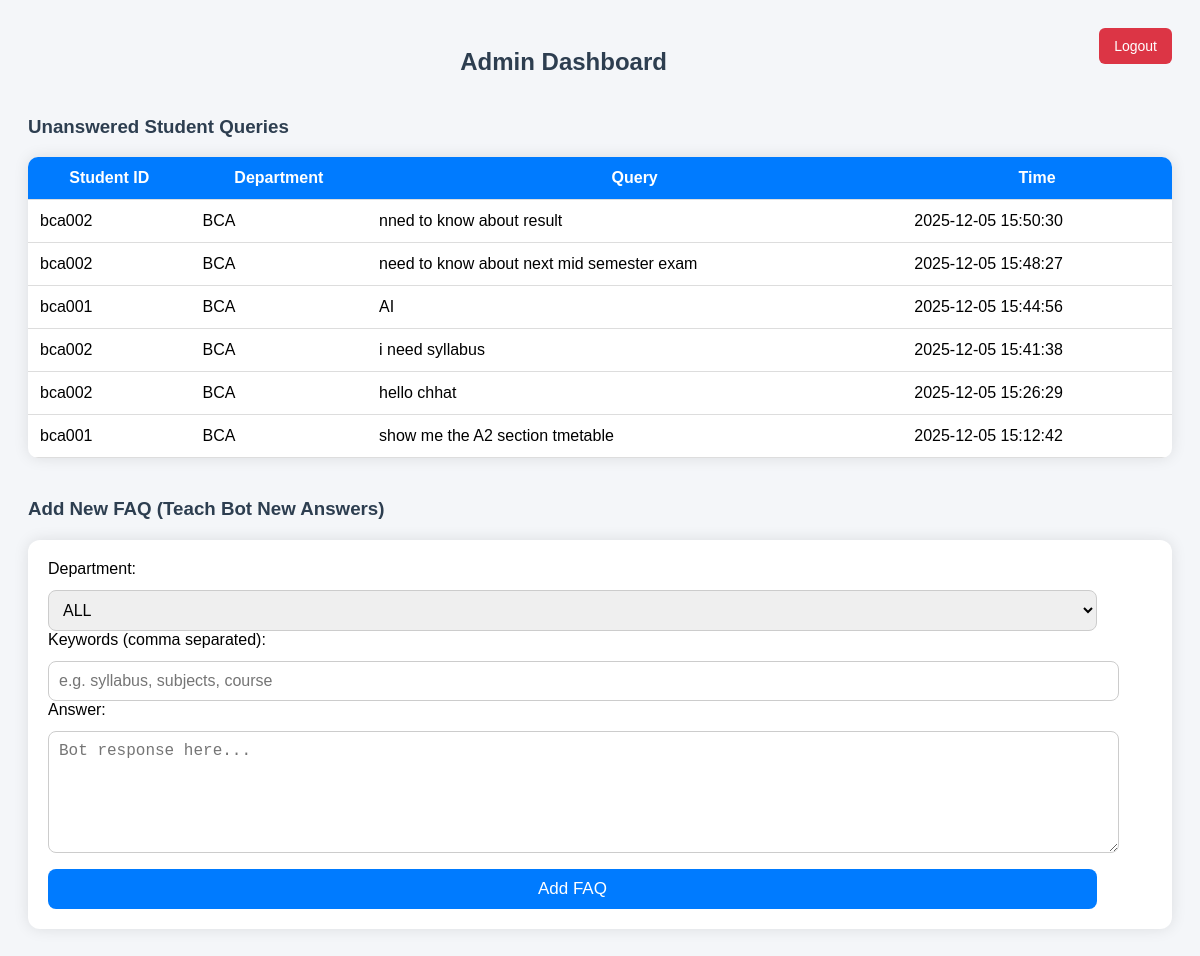
The page /admin/dashboard (signed in) on the database its author committed.
### tables this page shows
CREATE TABLE unknown_queries (
            id INTEGER PRIMARY KEY AUTOINCREMENT,
            student_id TEXT,
            department TEXT,
            question TEXT NOT NULL,
            created_at DATETIME DEFAULT CURRENT_TIMESTAMP
        );

### app.py (the view)
@app.route("/admin/dashboard")
def admin_dashboard():
    if "admin" not in session:
        return redirect(url_for("admin_login"))
    conn = get_db_connection()
    cursor = conn.cursor()
    cursor.execute("SELECT * FROM unknown_queries ORDER BY created_at DESC")
    unknowns = cursor.fetchall()
    conn.close()
    return render_template("admin_dashboard.html", unknowns=unknowns)

### app.py (called while the page is built)
def get_db_connection():
    conn = sqlite3.connect(DB_PATH)
    conn.row_factory = sqlite3.Row
    return conn

### templates/admin_dashboard.html (shortened to what this page needs)
<!DOCTYPE html>
<html lang="en">
<head>
</head>
<body>
    <a class="logout-btn" href="{{ url_for('logout') }}">Logout</a>
    <h2>Admin Dashboard</h2>
    <h3>Unanswered Student Queries</h3>
    <table>
        <tr>
            <th>Student ID</th>
            <th>Department</th>
            <th>Query</th>
            <th>Time</th>
        </tr>
        {% for q in unknowns %}
        <tr>
            <td>{{ q.student_id }}</td>
            <td>{{ q.department }}</td>
            <td>{{ q.question }}</td>
            <td>{{ q.created_at }}</td>
        </tr>
        {% endfor %}
    </table>
    <h3>Add New FAQ (Teach Bot New Answers)</h3>
    <form method="POST" action="{{ url_for('admin_add_faq') }}">
        <label>Department:</label>
        <select name="department" required>
            <option value="ALL">ALL</option>
        </select>
        <label>Keywords (comma separated):</label>
        <input type="text" name="keywords" placeholder="e.g. syllabus, subjects, course" required>
        <label>Answer:</label>
        <textarea name="answer" placeholder="Bot response here..." required></textarea>
        <button type="submit">Add FAQ</button>
    </form>
</body>
</html>

### templates/admin_dashboard.html (style rules this page uses)
body { font-family: Arial, sans-serif; background: #f4f6f9; padding: 20px; }
h2 { color: #2d3e50; text-align: center; }
h3 { margin-top: 40px; color: #2d3e50; }
table { width: 100%; border-collapse: collapse; margin-top: 15px; background: white; border-radius: 10px; overflow: hidden; box-shadow: 0 0 15px rgba(0,0,0,0.1); }
th, td { padding: 12px; border-bottom: 1px solid #ddd; }
th { background: #007BFF; color: white; }
form { background: white; padding: 20px; margin-top: 20px; border-radius: 12px; box-shadow: 0 0 15px rgba(0,0,0,0.1); }
input, select, textarea, button { width: 95%; padding: 10px; margin-top: 12px; font-size: 16px; border-radius: 8px; border: 1px solid #ccc; }
textarea { height: 100px; }
button { background: #007BFF; border: none; color: white; font-size: 17px; cursor: pointer; }
.logout-btn { float: right; padding: 10px 15px; background: #dc3545; color: white; border-radius: 6px; text-decoration: none; font-size: 14px; }

### rows shown on the page
unknown_queries: student_id "bca002", department "BCA", question "nned to know about result", created_at "2025-12-05 15:50:30"
unknown_queries: student_id "bca002", department "BCA", question "need to know about next mid semester exam", created_at "2025-12-05 15:48:27"
unknown_queries: student_id "bca001", department "BCA", question "AI", created_at "2025-12-05 15:44:56"
unknown_queries: student_id "bca002", department "BCA", question "i need syllabus", created_at "2025-12-05 15:41:38"
unknown_queries: student_id "bca002", department "BCA", question "hello chhat", created_at "2025-12-05 15:26:29"
unknown_queries: student_id "bca001", department "BCA", question "show me the A2 section tmetable", created_at "2025-12-05 15:12:42"
